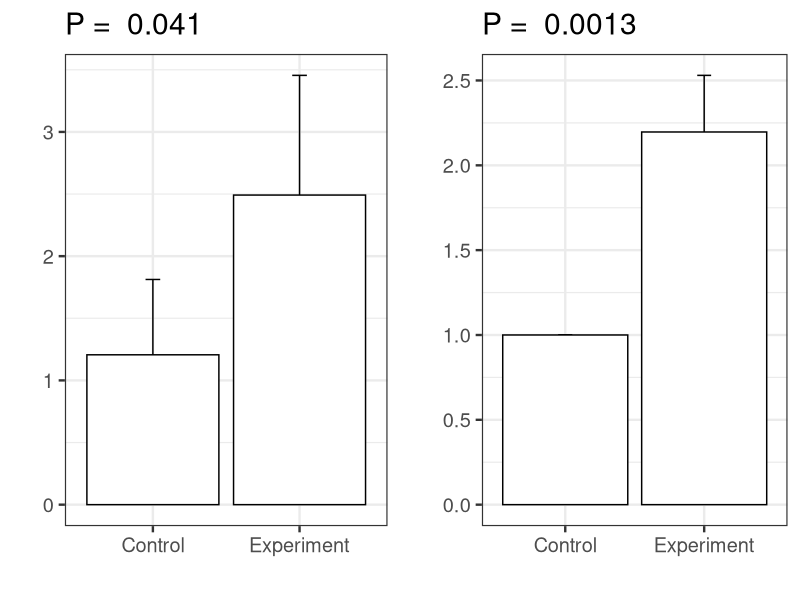
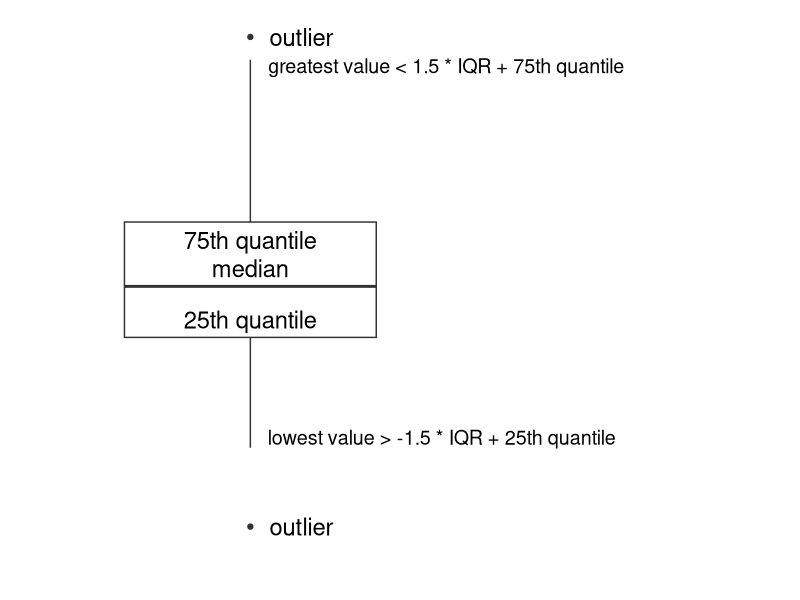
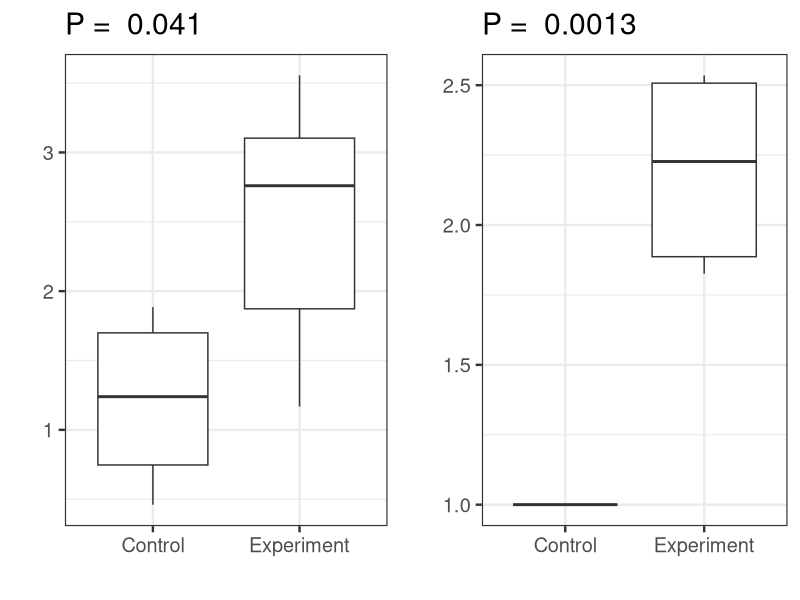

R code for these plots, in order:
## ---- chunk 1
library(ggplot2)
library(reshape2)
library(grid)
library(gridExtra)
library(broom)
library(knitr)

opts_chunk$set(
  autodep = TRUE,
  warning = FALSE,
  error = FALSE,
  message = FALSE,
  concordance = TRUE
)
## ---- chunk 2
# Set the random seed to reproduce the random numbers.
set.seed(6)

# Some technical variation is shared by control and experimental groups.
n <- 5
shared_variation <- rnorm(n, mean = 1, sd = 0.5)
dat <- melt(data.frame(
  # The value for controls is centered around 1.
  Control = rnorm(n, mean = 1, sd = 0.25) * shared_variation,
  # The value for experimental samples is centered around 2.
  Experiment = rnorm(n, mean = 2, sd = 0.25) * shared_variation,
  ID = 1:n
), id.vars = 'ID')
## ---- chunk 3
kable(dat)
## ---- chunk 4
# Test if the distribution of control values differs from experimental values.
t1 <- t.test(
  x = dat$value[dat$variable == "Control"],
  y = dat$value[dat$variable == "Experiment"]
)
## ---- chunk 5
kable(tidy(t1))
## ---- chunk 6
# Normalize Controls to 1.0.
dat2 <- unsplit(lapply(split.data.frame(dat, dat$ID), function(x) {
  x$value <- x$value / x$value[1]
  x
}), dat$ID)

# Test if the experimental distribution differs from 1.0.
t2 <- t.test(
  x = dat2$value[dat2$variable == "Control"],
  y = dat2$value[dat2$variable == "Experiment"]
)
## ---- chunk 7
kable(tidy(t2))
## ---- chunk 8
plot_bars <- function(dat, ttest) {
  # mean by group
  x <- by(dat$value, dat$variable, mean)
  x <- melt(as.data.frame(as.list(x)), id.vars = NULL)
  
  # sd by group
  x$sd <- as.vector(by(dat$value, dat$variable, sd))
  
  ggplot(x, aes(x = variable, y = value, group = variable)) +
    geom_errorbar(aes(ymax = value + sd, ymin = value - sd), width = .1) +
    geom_bar(aes(variable, value),
             stat = "identity", fill = "white", color = "black") +
    theme_bw(base_size = 18) +
    labs(x = "", y = "", title = paste("P = ", format.pval(ttest$p.value, 2)))
}

grid.arrange(plot_bars(dat, t1), plot_bars(dat2, t2), nrow = 1)
## ---- chunk 9
set.seed(6)

df <- data.frame(
  value = rnorm(100, sd = 30),
  class = "a"
)
df$class <- as.character(df$class)
df <- rbind(df, c(value = -84.8, class = "a"))
df <- rbind(df, c(value = NA, class = "b"))
df$value <- as.numeric(df$value)

lower_whisker <- function(xs) {
  min(xs[xs > -1.5 * IQR(xs) + quantile(xs, 0.25)])
}

upper_whisker <- function(xs) {
  max(xs[xs < 1.5 * IQR(xs) + quantile(xs, 0.75)])
}

ys <- as.numeric(df$value[df$class == "a"])

text_size <- 6

ggplot() +
  geom_boxplot(data = df, aes(x = class, y = value)) +
  annotate("text", hjust = -0.05, vjust = 0.9, x = 1,
           y = upper_whisker(ys), size = text_size - 1,
           label = "greatest value < 1.5 * IQR + 75th quantile") +
  annotate("text", hjust = 0.5, vjust = 1.5, x = 1,
           y = quantile(ys, 0.75), size = text_size,
           label = "75th quantile") +
  annotate("text", hjust = 0.5, vjust = -0.5, x = 1,
           y = quantile(ys, 0.5), size = text_size,
           label = "median") +
  annotate("text", hjust = 0.5, vjust = -0.5, x = 1,
           y = quantile(ys, 0.25), size = text_size,
           label = "25th quantile") +
  annotate("text", hjust = -0.05, vjust = -0.2, x = 1,
           y = lower_whisker(ys), size = text_size - 1,
           label = "lowest value > -1.5 * IQR + 25th quantile") +
  annotate("text", hjust = -0.3, vjust = 0.5, x = 1,
           y = min(ys), size = text_size,
           label = "outlier") +
  annotate("text", hjust = -0.3, vjust = 0.5, x = 1,
           y = max(ys), size = text_size,
           label = "outlier") +
  theme_minimal(base_size = 18) +
  labs(x = "", y = "") +
  theme(
    panel.grid.minor = element_blank(),
    panel.grid.major = element_blank(),
    axis.ticks.y = element_blank(),
    axis.text.y = element_blank(),
    axis.ticks.x = element_blank(),
    axis.text.x = element_blank()
  )
## ---- chunk 10
# Show a box plot of the data.
p1 <- ggplot(dat) +
  geom_boxplot(aes(x = variable, y = value)) +
  theme_bw(base_size = 18) +
  labs(x = "", y = "", title = paste("P = ", format.pval(t1$p.value, 2)))

p2 <- ggplot(dat2) +
  geom_boxplot(aes(x = variable, y = value)) +
  theme_bw(base_size = 18) +
  labs(x = "", y = "", title = paste("P = ", format.pval(t2$p.value, 2)))

grid.arrange(p1, p2, nrow = 1)
